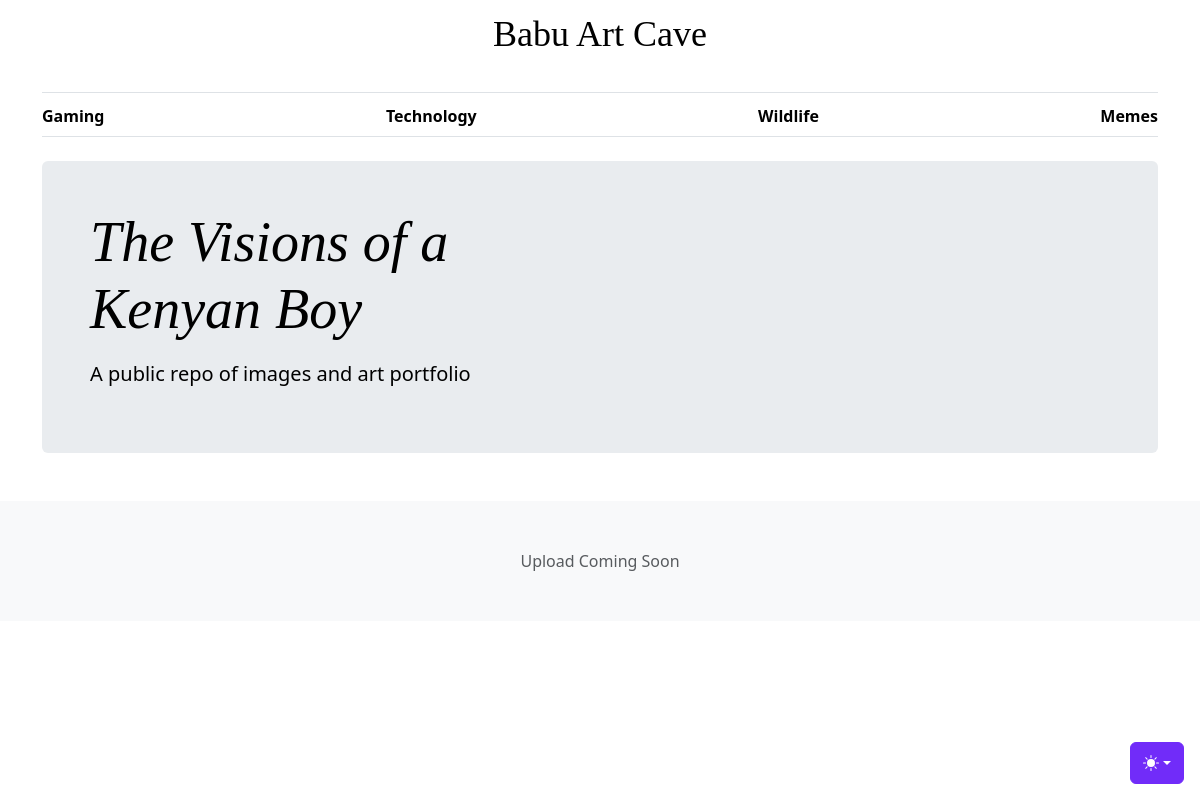
The page / on the database its author committed.
### main/models.py (models this page shows, shortened)
class Category(models.Model):
    title = models.CharField(null=True, blank=True, max_length=200)
    uniqueId = models.CharField(null=True, blank=True, max_length=100)
    slug = models.SlugField(max_length=500, unique=True, blank=True, null=True)
    date_created = models.DateTimeField(blank=True, null=True, default=timezone.now)
    last_updated = models.DateTimeField(auto_now=True, blank=True, null=True,)

### main/views.py (the view)
# urls.py: 2. Add a URL to urlpatterns:  path('', views.home, name='home')
def home(request):
    categories = Category.objects.all()
    context = {}
    context['categories'] = categories
    return render(request, 'main/index.html', context)

### main/templates/main/index.html (shortened to what this page needs)
{% load static %}
<!doctype html>
<html lang="en" data-bs-theme="auto">
  <head>
    <link href="{% static  'assets/css/bootstrap.min.css' %}" rel="stylesheet">
    <link href="{% static  'assets/css/blog.css' %}" rel="stylesheet">
  </head>
  <body>
    <div class="dropdown position-fixed bottom-0 end-0 mb-3 me-3 bd-mode-toggle">
      <button class="btn btn-bd-primary py-2 dropdown-toggle d-flex align-items-center"
              id="bd-theme"
              type="button"
              aria-expanded="false"
              data-bs-toggle="dropdown"
              aria-label="Toggle theme (auto)">
        <svg class="bi my-1 theme-icon-active" width="1em" height="1em"><use href="#circle-half"></use></svg>
      </button>
    </div>
<div class="container">
  <header class="border-bottom lh-1 py-3 ">
    <div class="row flex-nowrap justify-content-center align-items-center mb-4">
      <div class="col-4 text-center">
        <a class="blog-header-logo text-body-emphasis text-decoration-none " href="#">Babu Art Cave</a>
      </div>
    </div>
  </header>
  <div class="nav-scroller py-1 mb-4 border-bottom">
    <nav class="nav nav-underline justify-content-between">
	    {% for category in categories %}
	    <a class="nav-item nav-link link-body-emphasis active" href="{% url 'image-category' category.slug %}">{{category.title}}</a>
      	    {% endfor %}
    </nav>
    <br>
  </div>
</div>
<main class="container mt-4 mb-5">
  <div class="p-4 p-md-5 mb-4 rounded text-body-emphasis bg-body-secondary">
    <div class="col-lg-6 px-0">
      <h1 class="display-4 fst-italic">The Visions of a Kenyan Boy</h1>
      <p class="lead my-3">A public repo of images and art portfolio</p>
    </div>
  </div>
</main>
<footer class="py-5 text-center text-body-secondary bg-body-tertiary mt-5">
  <p class="mb-0">
    <a class="text-body-secondary" style="text-decoration: none" href="#">Upload Coming Soon</a>
  </p>
</footer>
    </body>
</html>

### main/static/assets/css/blog.css (style rules this page uses)
.blog-header-logo { font-family: "Playfair Display", Georgia, "Times New Roman", serif; font-size: 2.25rem; }
h1, h2, h3, h4, h5, h6 { font-family: "Playfair Display", Georgia, "Times New Roman", serif; }

### main/templates/main/index.html (style rules this page uses)
.bi { vertical-align: -.125em; fill: currentColor; }
.nav-scroller { position: relative; z-index: 2; height: 2.75rem; overflow-y: hidden; }
.nav-scroller .nav { display: flex; flex-wrap: nowrap; padding-bottom: 1rem; margin-top: -1px; overflow-x: auto; text-align: center; white-space: nowrap; -webkit-overflow-scrolling: touch; }
.btn-bd-primary { --bd-violet-bg: #712cf9; --bd-violet-rgb: 112.520718, 44.062154, 249.437846; --bs-btn-font-weight: 600; --bs-btn-color: var(--bs-white); --bs-btn-bg: var(--bd-violet-bg); --bs-btn-border-color: var(--bd-violet-bg); --bs-btn-hover-color: var(--bs-white); --bs-btn-hover-bg: #6528e0; --bs-btn-hover-border-color: #6528e0; --bs-btn-focus-shadow-rgb: var(--bd-violet-rgb); --bs-btn-active-color: var(--bs-btn-hover-color); --bs-btn-active-bg: #5a23c8; --bs-btn-active-border-color: #5a23c8; }
.bd-mode-toggle { z-index: 1500; }

### rows shown on the page
Category: title "Gaming"
Category: title "Technology"
Category: title "Wildlife"
Category: title "Memes"
